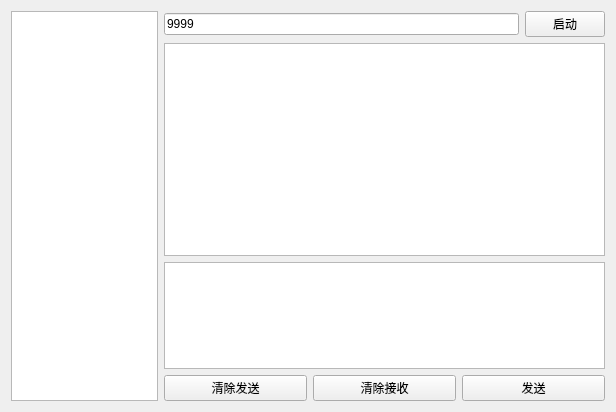
<?xml version="1.0" encoding="UTF-8"?>
<ui version="4.0">
 <class>TcpServer</class>
 <widget class="QWidget" name="TcpServer">
  <property name="geometry">
   <rect>
    <x>0</x>
    <y>0</y>
    <width>616</width>
    <height>412</height>
   </rect>
  </property>
  <property name="windowTitle">
   <string>TcpServer</string>
  </property>
  <layout class="QHBoxLayout" name="horizontalLayout_3" stretch="1,3">
   <item>
    <widget class="QListWidget" name="listWidget"/>
   </item>
   <item>
    <layout class="QVBoxLayout" name="verticalLayout" stretch="1,10,5,1">
     <item>
      <layout class="QHBoxLayout" name="horizontalLayout">
       <item>
        <widget class="QLineEdit" name="portEdit">
         <property name="text">
          <string>9999</string>
         </property>
         <property name="placeholderText">
          <string>监听端口</string>
         </property>
        </widget>
       </item>
       <item>
        <widget class="QPushButton" name="startBtn">
         <property name="text">
          <string>启动</string>
         </property>
        </widget>
       </item>
      </layout>
     </item>
     <item>
      <widget class="QTextBrowser" name="textBrowser"/>
     </item>
     <item>
      <widget class="QTextEdit" name="textEdit"/>
     </item>
     <item>
      <layout class="QHBoxLayout" name="horizontalLayout_2">
       <item>
        <widget class="QPushButton" name="clearSendBtn">
         <property name="text">
          <string>清除发送</string>
         </property>
        </widget>
       </item>
       <item>
        <widget class="QPushButton" name="clearRecvBtn">
         <property name="text">
          <string>清除接收</string>
         </property>
        </widget>
       </item>
       <item>
        <widget class="QPushButton" name="sendBtn">
         <property name="text">
          <string>发送</string>
         </property>
        </widget>
       </item>
      </layout>
     </item>
    </layout>
   </item>
  </layout>
 </widget>
 <resources/>
 <connections/>
</ui>
